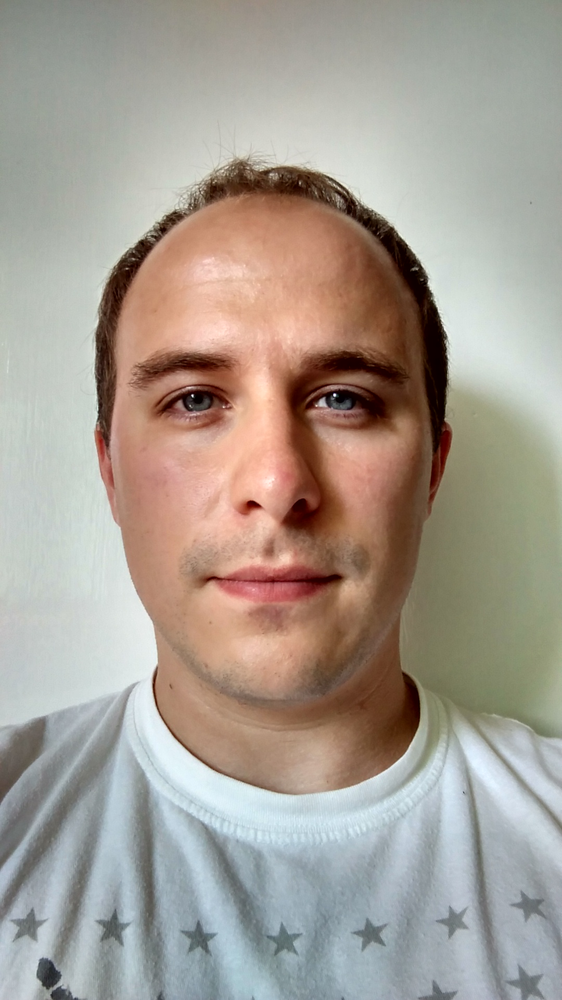
#> input picture image-recognition/image.png, 562 x 1000 px, shrunk from 1080 x 1920 before the run
$ python main.py
#> lines starting #> are read from the running program, lines starting #| are printed output that depends on the picture
import cv2
from matplotlib import pyplot as plt
import numpy as np
from PIL import Image


img = cv2.imread("image.png",0)
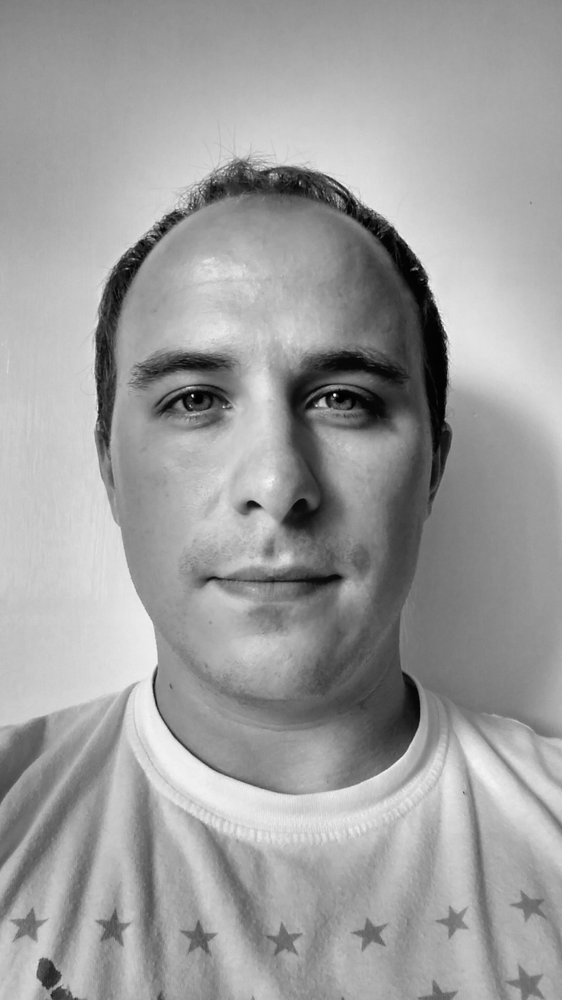
#> img: shape (1000, 562); min 0, max 255, mean 158

plt.imshow(img,cmap = 'gray',interpolation = 'bicubic')
plt.xticks([])
plt.yticks([])
plt.show()
